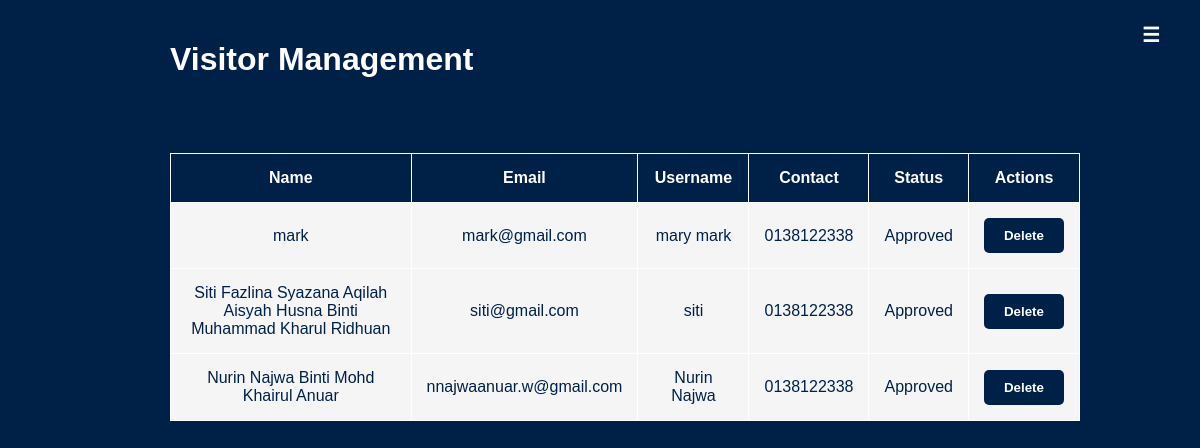
/visitor_management/ (signed in), run on the app's committed database.
### RTP_Simulator/models.py (models this page shows, shortened)
class Visitor(models.Model):
    name = models.CharField(max_length=100)
    email = models.EmailField(unique=True)
    username = models.CharField(max_length=30, unique=True)
    password = models.CharField(max_length=100)  # Consider hashing
    contact = models.CharField(max_length=15)
    is_approved = models.BooleanField(default=False)

### RTP_Simulator/views.py (the view)
# urls.py: path('visitor_management/', views.visitor_management, name='visitor_management'),
def visitor_management(request):
    if request.session.get('role') != 'admin':
        return redirect('admin_login')
    visitors = Visitor.objects.all().order_by('-id')
    return render(request, 'visitor_management.html', {'visitors': visitors})

### RTP_Simulator/templates/visitor_management.html (shortened to what this page needs)
<!DOCTYPE html>
<html lang="en">
<head>
</head>
<body>
<header>
    <h1>Visitor Management</h1>
</header>
<button id="openSidebarBtn" onclick="openSidebar()">☰</button>
<main>
    <table>
        <tr>
            <th>Name</th>
            <th>Email</th>
            <th>Username</th>
            <th>Contact</th>
            <th>Status</th>
            <th>Actions</th>
        </tr>
        {% for visitor in visitors %}
        <tr>
            <td>{{ visitor.name }}</td>
            <td>{{ visitor.email }}</td>
            <td>{{ visitor.username }}</td>
            <td>{{ visitor.contact }}</td>
            <td>
                {% if visitor.is_approved %}
                    Approved
                {% else %}
                    Pending
                {% endif %}
            </td>
            <td>
                <form method="POST" action="{% url 'delete_visitor' visitor.id %}" style="display:inline">
                    <button type="submit">Delete</button>
                </form>
            </td>
        </tr>
        {% endfor %}
    </table>
</main>
</body>
</html>

### RTP_Simulator/templates/visitor_management.html (style rules this page uses)
body { margin: 0; font-family: Arial, sans-serif; background-color: #002147; color: #fff; }
header { background-color: #002147; color: white; padding: 20px; text-align: left; margin-left: 150px; }
main { padding: 20px; margin-right: 250px; }
#openSidebarBtn { position: fixed; top: 8px; right: 20px; background-color: #002147; color: white; border: none; padding: 15px 20px; font-size: 20px; cursor: pointer; border-radius: 4px; z-index: 1001; }
h1 { text-align: left; margin-bottom: 30px; }
table { width: 100%; max-width: 1500px; border-collapse: collapse; margin: 5px auto; margin-left: 150px; }
th, td { padding: 15px; border: 1px solid #fff; text-align: center; }
th { background-color: #002147; color: white; }
td { background-color: #f5f5f5; color: #002147; }
button { padding: 10px 20px; background-color: #002147; color: white; font-weight: bold; border: none; border-radius: 5px; cursor: pointer; }

### data on the page
Visitor: name "mark", email "mark@gmail.com", username "mary mark", contact "0138122338", is_approved "Approved"
Visitor: name "Siti Fazlina Syazana Aqilah Aisyah Husna Binti Muhammad Kharul Ridhuan", email "siti@gmail.com", username "siti", contact "0138122338", is_approved "Approved"
Visitor: name "Nurin Najwa Binti Mohd Khairul Anuar", email "nnajwaanuar.w@gmail.com", username "Nurin Najwa", contact "0138122338", is_approved "Approved"
